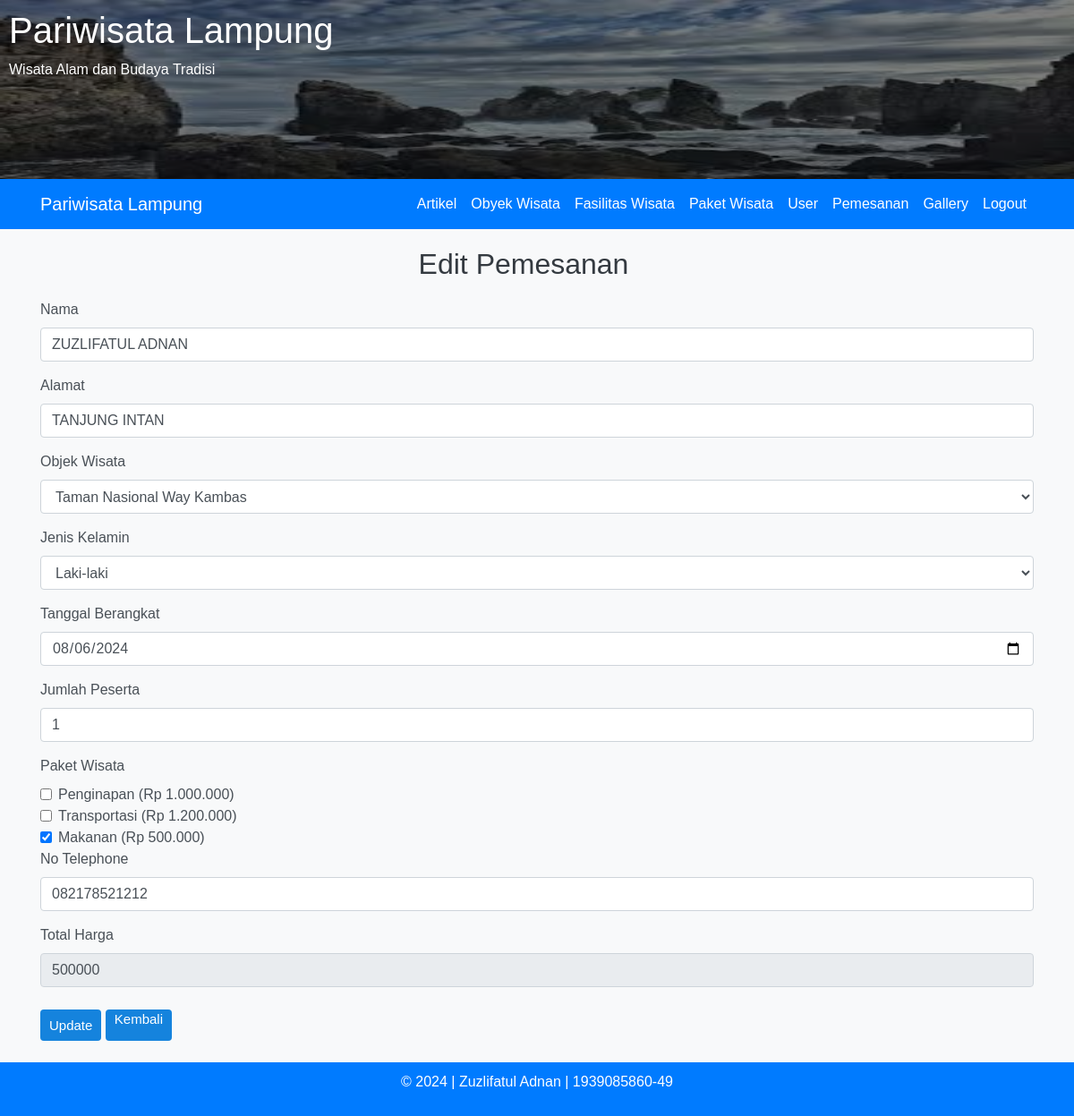
/admin/pemesananEdit.php?id=53 (signed in), run on the app's committed database.
### tables this page shows
CREATE TABLE `pemesanan` (
  `id` int(11) NOT NULL,
  `noPemesanan` varchar(255) NOT NULL,
  `nama` varchar(255) NOT NULL,
  `alamat` varchar(255) NOT NULL,
  `tanggalBerangkat` date NOT NULL,
  `jenisKelamin` enum('L','P') NOT NULL,
  `objekWisataId` int(11) NOT NULL,
  `jumlahPeserta` int(11) NOT NULL,
  `paket` text NOT NULL,
  `totalHarga` decimal(10,0) NOT NULL,
  `noTelephone` varchar(255) NOT NULL,
  `created_at` timestamp NULL DEFAULT NULL,
  `updated_at` timestamp NULL DEFAULT NULL
);

CREATE TABLE `paketwisata` (
  `id` int(11) NOT NULL,
  `nama` varchar(255) NOT NULL,
  `harga` decimal(10,0) DEFAULT NULL,
  `created_at` timestamp NULL DEFAULT NULL,
  `updated_at` timestamp NULL DEFAULT NULL
);

### admin/pemesananEdit.php (the view, shortened to what this page needs)
<?php
include '../config/db.php';
$id = isset($_GET['id']) ? intval($_GET['id']) : 0;
$fetchPemesananQuery = "SELECT * FROM pemesanan WHERE id = ?";
$stmt = $conn->prepare($fetchPemesananQuery);
$stmt->bind_param('i', $id);
$stmt->execute();
$pemesananResult = $stmt->get_result();
$pemesanan = $pemesananResult->fetch_assoc();
$fetchObjekWisataQuery = "SELECT id, nama FROM objekwisata";
$objekWisataResult = $conn->query($fetchObjekWisataQuery);
$fetchPaketQuery = "SELECT id, nama, harga FROM paketwisata";
$paketResult = $conn->query($fetchPaketQuery);
?>
<!DOCTYPE html>
<html lang="en">
<head>
    <link href="../assets/css/bootstrap.min.css" rel="stylesheet">
    <link rel="stylesheet" href="../assets/css/jquery.dataTables.min.css">
    <link href="../assets/css/styles.css" rel="stylesheet">
    <link href="../assets/css/styles2.css" rel="stylesheet">
</head>
<body>
    <?php include '../templates/header.php'; ?>
    <?php include '../templates/adminNav.php'; ?>
    <div class="container content">
        <div class="row justify-content-center">
            <h2 class="text-center">Edit Pemesanan</h2>
        </div>
        <form action="pemesananEditProses.php" method="post">
            <div class="form-group">
                <label for="inputNama">Nama</label>
                <input id="inputNama" class="form-control" type="text" name="nama"
                    value="<?php echo htmlspecialchars($pemesanan['nama'], ENT_QUOTES, 'UTF-8'); ?>" required>
            </div>
            <div class="form-group">
                <label for="inputAlamat">Alamat</label>
                <input id="inputAlamat" class="form-control" type="text" name="alamat"
                    value="<?php echo htmlspecialchars($pemesanan['alamat'], ENT_QUOTES, 'UTF-8'); ?>" required>
            </div>
            <div class="form-group">
                <label for="inputObjekWisata">Objek Wisata</label>
                <select class="form-control" name="objekWisataId" id="inputObjekWisata" required>
                    <?php
                    while ($row = $objekWisataResult->fetch_assoc()) {
                        $selected = ($row['id'] == $pemesanan['objekWisataId']) ? 'selected' : '';
                        echo "<option value='" . htmlspecialchars($row['id'], ENT_QUOTES, 'UTF-8') . "' $selected>" . htmlspecialchars($row['nama'], ENT_QUOTES, 'UTF-8') . "</option>";
                    }
                    ?>
                </select>
            </div>
            <div class="form-group">
                <label for="jenisKelamin">Jenis Kelamin</label>
                <select class="form-control" name="jekel" id="jenisKelamin" required>
                    <option value="L" <?php echo ($pemesanan['jenisKelamin'] == 'L') ? 'selected' : ''; ?>>Laki-laki
                    </option>
                </select>
            </div>
            <div class="form-group">
                <label for="inputTglBerangkat">Tanggal Berangkat</label>
                <input id="inputTglBerangkat" class="form-control" type="date" name="tanggalBerangkat"
                    value="<?php echo htmlspecialchars($pemesanan['tanggalBerangkat'], ENT_QUOTES, 'UTF-8'); ?>"
                    required>
            </div>
            <div class="form-group">
                <label for="inputJumlahPaket">Jumlah Peserta</label>
                <input id="inputJumlahPaket" class="form-control" type="number" name="jumlahPeserta"
                    value="<?php echo htmlspecialchars($pemesanan['jumlahPeserta'], ENT_QUOTES, 'UTF-8'); ?>"
                    onchange="calculateTotal()" required>
            </div>
            <label for="">Paket Wisata </label>
            <?php
            $selectedPaketIds = explode(',', $pemesanan['paket']);
            while ($row = $paketResult->fetch_assoc()) {
                $checked = in_array($row['id'], $selectedPaketIds) ? 'checked' : '';
                echo '<div class="form-check">
            <label class="form-check-label">
                <input type="checkbox" class="form-check-input" name="paket[]" value="' . htmlspecialchars($row['id'], ENT_QUOTES, 'UTF-8') . '" data-harga="' . htmlspecialchars($row['harga'], ENT_QUOTES, 'UTF-8') . '" onchange="calculateTotal()" ' . $checked . '>
                ' . htmlspecialchars($row['nama'], ENT_QUOTES, 'UTF-8') . ' (Rp ' . number_format($row['harga'], 0, ',', '.') . ')
            </label>
        </div>';
            }
            ?>
            <div class="form-group">
                <label for="inputNo">No Telephone</label>
                <input id="inputNo" class="form-control" type="number" name="noTelephone"
                    value="<?php echo htmlspecialchars($pemesanan['noTelephone'], ENT_QUOTES, 'UTF-8'); ?>" required>
            </div>
            <div class="form-group">
                <label for="inputTotal">Total Harga</label>
                <input id="inputTotal" class="form-control" type="number" name="totalHarga"
                    value="<?php echo htmlspecialchars($pemesanan['totalHarga'], ENT_QUOTES, 'UTF-8'); ?>" readonly
                    required>
            </div>
            <button type="submit" class="btn btn-outline-success">Update</button>
            <a href="pemesanan.php" class="btn btn-outline-warning">Kembali</a>
        </form>
        <br>
    </div>
    <?php include '../templates/footer.php'; ?>
</body>
</html>

### assets/css/styles.css (style rules this page uses)
.content { margin-top: 20px; }
.btn { height: 35px; background: #1583dd; border: 0; border-radius: 5px; color: #fff; font-size: 15px; cursor: pointer; transition: all .3s; margin-top: 10px; padding: 0px 10px; }

### assets/css/styles2.css (style rules this page uses)
body { background-color: #f8f9fa; font-family: Arial, sans-serif; }
.row { width: 100%; }
h2 { margin-bottom: 20px; color: #343a40; text-align: center; }
.form-group { margin-bottom: 15px; }
label { color: #495057; }
.form-control { border-radius: 4px; border: 1px solid #ced4da; }
.btn { border-radius: 4px; }

### data on the page
pemesanan: nama "ZUZLIFATUL ADNAN", alamat "TANJUNG INTAN", jekel "Laki-laki", tanggalBerangkat "08/06/2024", jumlahPeserta "1", noTelephone "082178521212", totalHarga "500000"
paketwisata: nama "Penginapan", harga "1.000.000"
paketwisata: nama "Transportasi", harga "1.200.000"
paketwisata: nama "Makanan", harga "500.000"

### other printed values
form field objekWisataId "Taman Nasional Way Kambas"
